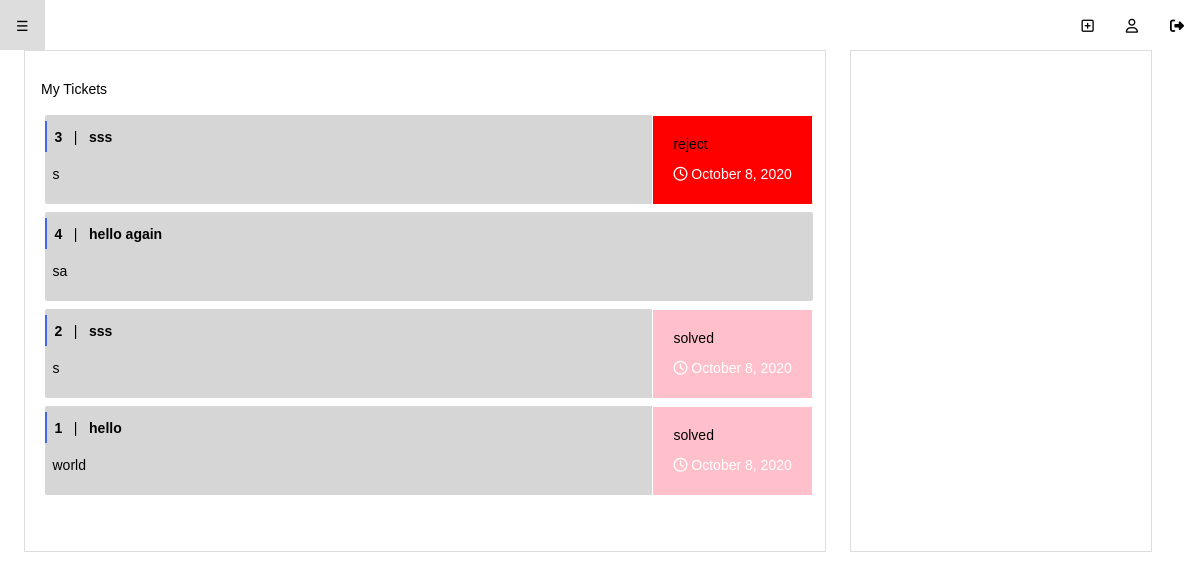
/my/dashboard.php (signed in), run on the app's committed database.
### tables this page shows
CREATE TABLE `ticket` (
  `ticket_id` int(11) NOT NULL,
  `ticket_type` enum('system','other') DEFAULT NULL,
  `ticket_title` varchar(255) DEFAULT NULL,
  `ticket_description` text DEFAULT NULL,
  `ticket_image` varchar(255) DEFAULT NULL,
  `ticket_status` enum('issued','approved','in-progress','reject','assigned','solved') DEFAULT NULL,
  `ticket_priority` enum('low','medium','high') DEFAULT NULL,
  `due_date` datetime DEFAULT NULL,
  `info` varchar(255) DEFAULT NULL,
  `created_at` datetime DEFAULT NULL,
  `updated_at` datetime DEFAULT NULL,
  `user_id` int(11) NOT NULL
);

### includes/engine.php (called while the page is built, shortened)
<?php
  $conn = mysqli_connect('localhost','root','','ticket');
function get_user_by_id($user_id) {
    global $conn;
      $query = "SELECT  user.*, profile.*
                FROM    user
                JOIN    profile ON user.user_id = profile.user_id
                -- WHERE   profile.user_id = user.user_id
                WHERE user.user_id ='$user_id' LIMIT 1";
    $result = mysqli_query($conn, $query);
    $user = mysqli_fetch_assoc($result);
    return $user;
  }
?>

### my/includes/functions.php (called while the page is built, shortened)
<?php
function disp_my_tickets(){
    global $conn;
    $user = get_user_by_id($_SESSION['user']['user_id']);
    $user_id = $user['user_id'];
    $query = "SELECT * FROM `ticket` WHERE `user_id` ='$user_id' ORDER BY `updated_at` DESC ";
    $result = mysqli_query($conn,$query);
    $tickets = mysqli_fetch_all($result,MYSQLI_ASSOC);
    return $tickets;
}
?>

### my/dashboard.php (the view, shortened to what this page needs)
<?php include 'includes/head-layout.php' ?>
</head>
<body>
<?php include 'includes/navigation.php' ?>
  <div id="main">
  <div class="row">
    <div class="col-8">
    <div class="content">
    <p class="title">My Tickets</p>
     <?php foreach($tickets as $ticket):?>
        <div class="ticket-card">
          <p><span class="id"><?php echo $ticket['ticket_id'] ?></span> | <span class="title"><?php echo $ticket['ticket_title'] ?></span></p>
          <p class="body"><?php echo $ticket['ticket_description'] ?></p>
          <?php if ($ticket['ticket_status'] == 'issued') { ?>
           <span class="status"><?php echo $ticket['ticket_status'] ?><p class="message"><i class="far fa-clock"> </i> <?php echo date("F j, Y ", strtotime($ticket["created_at"])); ?></p></span>
          <?php }else if ($ticket['ticket_status'] == 'approved') { ?>
            <span class="status" style="background-color: tomato;"><?php echo $ticket['ticket_status'] ?><p class="message"><i class="far fa-clock"> </i> <?php echo date("F j, Y ", strtotime($ticket["created_at"])); ?></p></span>
          <?php }else if ($ticket['ticket_status'] == 'in-progress') { ?>
           <span class="status" style="background-color: lightgreen;" ><?php echo $ticket['ticket_status'] ?><p class="message"><i class="far fa-clock"> </i> <?php echo date("F j, Y ", strtotime($ticket["created_at"])); ?></p></span>
          <?php }else if ($ticket['ticket_status'] == 'solved'){ ?>
            <span class="status"  style="background-color: pink;" ><?php echo $ticket['ticket_status'] ?><p class="message"><i class="far fa-clock"> </i> <?php echo date("F j, Y ", strtotime($ticket["created_at"])); ?></p></span>
            <?php }else if ($ticket['ticket_status'] == 'reject'){ ?>
            <span class="status"  style="background-color: red;" ><?php echo $ticket['ticket_status'] ?><p class="message"><i class="far fa-clock"> </i> <?php echo date("F j, Y ", strtotime($ticket["created_at"])); ?></p></span>
         <?php  } ?>
        </div>
        <?php endforeach ?>
    </div>
    </div>
    <div class="col-3" >
      </div>
  </div>
  </div>
</body>
</html>

### my/includes/head-layout.php (shortened to what this page needs)
<?php session_start();
include '../includes/engine.php';
include 'includes/functions.php';
$tickets = disp_my_tickets();
?>
<!DOCTYPE html>
<html lang="en">
<head>
    <link rel="stylesheet" href="./resources/css/app.css" />

### my/includes/navigation.php (shortened to what this page needs)
<div class="mp-topnav">
    <a href="<?php echo BASE_URL.'includes/logout.php' ?>"> <i class="fa fa-sign-out-alt"></i></a>
    <a href="<?php echo BASE_URL.'my/profile.php' ?>" ><i class="far fa-user"></i></a>
    <a href="<?php echo BASE_URL.'my/manage.php' ?>" ><i class="far fa-plus-square"></i></a>
    <a  style="cursor:pointer;float:left;" onclick="openNav()">&#9776; </a>
</div>

### my/resources/css/app.css (style rules this page uses)
body { width: 100%; margin: 0; padding: 0; font-size: 14px; font-family: Arial, Helvetica, sans-serif; background-color: white; }
.mp-topnav { position: fixed; height: 50px; top: 0; width: 100%; overflow: hidden; background-color: white; }
.mp-topnav a { float: right; color: black; text-align: center; padding: 18px 16px; text-decoration: none; }
#main { -webkit-transition: margin-left .5s; transition: margin-left .5s; margin: 0; margin-top: 50px; }
.row::after { content: ""; clear: both; display: table; }
[class*="col-"] { margin-left: 2%; float: left; min-height: 500px; border: 0.1px solid #ddd; }
.col-3 { width: 25%; }
.col-8 { width: 66.66%; }
.content { padding: 2%; width: auto; background-color: white; }
.content:after { content: ""; display: block; clear: both; }
.ticket-card { position: relative; float: left; width: 100%; margin: 0.5%; height: auto; overflow: hidden; background-color: #cccc; border-radius: 2px; }
.ticket-card .id { font-weight: bolder; padding: 1%; color: black; font-size: auto; text-align: left; border-left: 2px solid royalblue; }
.ticket-card .title { font-weight: bolder; padding: 1%; color: black; font-size: auto; text-align: left; }
.ticket-card .body { padding: 1%; color: black; font-size: auto; text-align: left; }
.ticket-card .status { position: absolute; border: 0.1px solid white; right: 0; top: 0; height: 100%; padding: 20px; background-color: royalblue; }
.ticket-card .status .message { vertical-align: middle; text-align: center; color: white; }

### data on the page
ticket: ticket "3", ticket_title "sss", ticket_description "s", ticket_status "reject", created_at "October 8, 2020"
ticket: ticket "4", ticket_title "hello again", ticket_description "sa"
ticket: ticket "2", ticket_title "sss", ticket_description "s", ticket_status "solved", created_at "October 8, 2020"
ticket: ticket "1", ticket_title "hello", ticket_description "world", ticket_status "solved", created_at "October 8, 2020"
